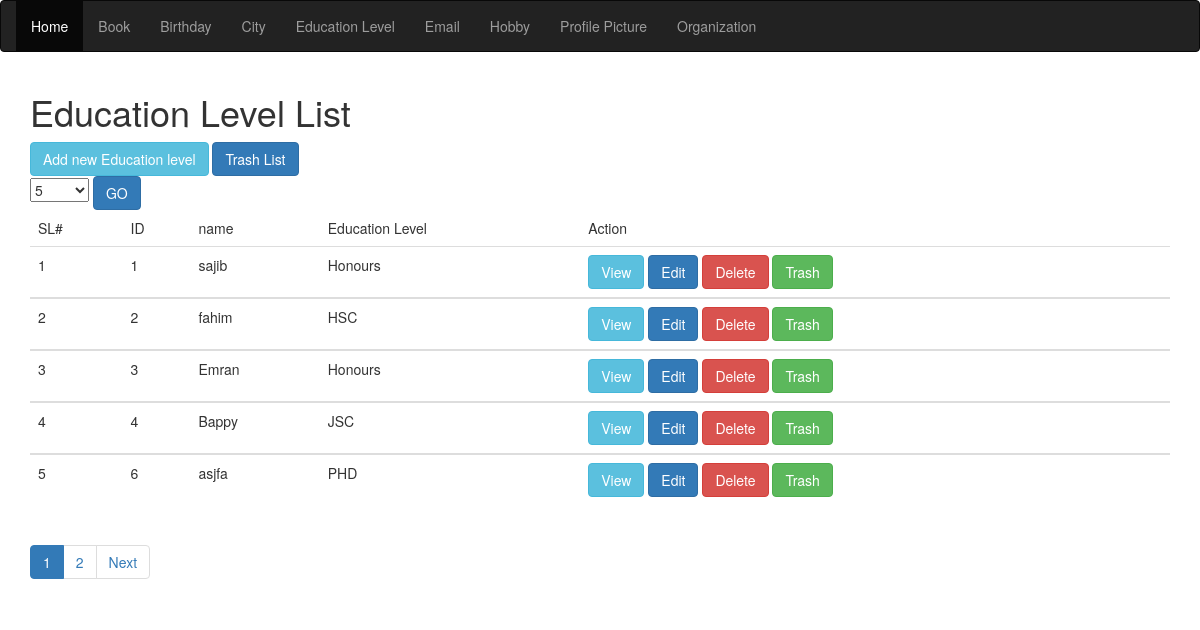
Page /views/SEIP129150/Education_level/index.php?pageNumber=1 on the committed database.
### tables this page shows
CREATE TABLE `education` (
  `id` int(11) NOT NULL,
  `name` varchar(20) NOT NULL,
  `level` varchar(10) NOT NULL,
  `trash` time DEFAULT NULL
);

### src/BITM/SEIP129150/Education_level/Education_level.php (called while the page is built, shortened)
<?php
class Education_level{
    public $conn;
    public  function __construct()
    {
        $this->conn=mysqli_connect("localhost","root","","atomicprojectb21");
    }
    public  function  count()
    {
        $query="SELECT COUNT(*) AS totalItem FROM `education` WHERE `trash` IS NULL";
        $result=mysqli_query($this->conn,$query);
        $row= mysqli_fetch_assoc($result);
        return $row['totalItem'];
    }
    public function paginator($pageStartFrom=0,$Limit=5){
        $query="SELECT * FROM `education` WHERE `trash` IS NULL LIMIT ".$pageStartFrom.",".$Limit;
        $_allBook= array();
        $result= mysqli_query($this->conn,$query);
        while($row= mysqli_fetch_assoc($result)){
            $_allBook[]=$row;
        }
        return $_allBook;
    }
}

### views/SEIP129150/Education_level/index.php (the view, shortened to what this page needs)
<?php
$education=new Education_level();
$totalIteam=$education->count();
$iteamPerPage=$_SESSION['iteamPerPage'];
$noOfPage=ceil($totalIteam/$iteamPerPage);
$pagination="";
if(array_key_exists('pageNumber',$_GET))
{
    $pageNo=$_GET['pageNumber'];
}
else $pageNo=1;
for($i=1;$i<=$noOfPage;$i++)
{
    $active=($pageNo==$i)? "active":"";
    $pagination.="<li class='$active'><a href='index.php?pageNumber=$i'>$i</a></li>";
}
$pageStartFrom=$iteamPerPage*($pageNo-1);
$aleducation=$education->paginator($pageStartFrom,$iteamPerPage);
?>
<!DOCTYPE html>
<html>
<head>
    <link rel="stylesheet" href="http://maxcdn.bootstrapcdn.com/bootstrap/3.3.6/css/bootstrap.min.css">
    <link rel="stylesheet" type="text/css" href="../../../resources/bootstrap/css/bootstrap.css">
</head >
<body>
<nav class="navbar navbar-inverse">
    <div class="container-fluid">
        <ul class="nav navbar-nav">
            <li class="active"><a href="../../../index.php">Home</a></li>
            <li><a href="../Book/index.php">Book</a></li>
            <li><a href="../Birthday/index.php">Birthday</a></li>
            <li><a href="../City/index.php">City</a></li>
            <li><a href="../Education_level/index.php">Education Level</a></li>
            <li><a href="../Email/index.php">Email</a></li>
            <li><a href="../Hobby/index.php">Hobby</a></li>
            <li><a href="../Profile_picture/index.php">Profile Picture</a></li>
            <li><a href="../Summary_of_organizations/index.php">Organization</a></li>
        </ul>
    </div>
</nav>
<div class="container">
    <h1>Education Level List</h1>
    <a href="create.php" class="btn btn-info" role="button">Add new Education level</a>
    <a href="trashVeiw.php" class="btn btn-primary" role="button">Trash List</a>
    <form action="index.php">
        <select name="iteamPerPage">
            <option <?php if($_SESSION['iteamPerPage']==5) echo "selected"?>>5</option>
        </select>
        <input type="submit" value="GO" class="btn btn-primary">
    </form>
    <div class="table-responsive">
        <table class="table">
            <thead>
            <tr>
                <td>
                    SL#
                </td>
                <td>
                    ID
                </td>
                <td>
                    name
                </td>
                <td>
                    Education Level
                </td>
                <td>
                    Action
                </td>
            </tr>
            </thead>
            <tbody>
            <?php
            $sl=1;
            foreach ($aleducation as $education) {
            ?>
            <tr>
                <td><?php echo  $sl+$pageStartFrom?></td>
                <td> <?php echo $education['id']?></td>
                <td> <?php echo $education['name']?></td>
                <td> <?php echo $education['level']?></td>
                <td>
                    <a href="veiw.php?id=<?php echo $education['id']?>" class="btn btn-info" role="button">View</a>
                    <a href="edit.php?id=<?php echo $education['id']?>" class="btn btn-primary" role="button">Edit</a>
                    <a  href="delete.php?id=<?php echo $education['id']?>" class="btn btn-danger" role="button">Delete</a>
                    <a href="trash.php?id=<?php echo $education['id']?>" class="btn btn-success" role="button">Trash</a>
                </td>
            </tr>
            </tbody>
            <?php $sl++; } ?>
        </table>
        <ul class="pagination">
            <?php echo $pagination;
            if(isset($_GET['pageNumber'])&&$_GET['pageNumber']<$noOfPage) {
                $next_item=$_GET['pageNumber']+1;
                echo "<li><a href='index.php?pageNumber=$next_item'>Next</a></li>";
            }
            ?>
        </ul>
    </div>
</div>
</body>
</html>

### rows in the picture
education: pageStartFrom "1", id "1", name "sajib", level "Honours"
education: pageStartFrom "2", id "2", name "fahim", level "HSC"
education: pageStartFrom "3", id "3", name "Emran", level "Honours"
education: pageStartFrom "4", id "4", name "Bappy", level "JSC"
education: pageStartFrom "5", id "6", name "asjfa", level "PHD"
